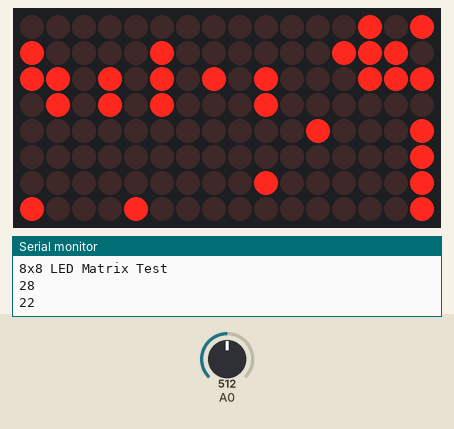
This sketch was run on a simulated Arduino Uno, built with avr-gcc and run on an emulated ATmega328P. On the bench: 16×8 LED matrix, the last lines printed to the serial monitor. The inputs (shaded band) are chosen by the test bench; at power-on: A0 = 512. Random numbers use the default seed unless the sketch sets one.

Above: at 0.19 s.
At 1.9 s:
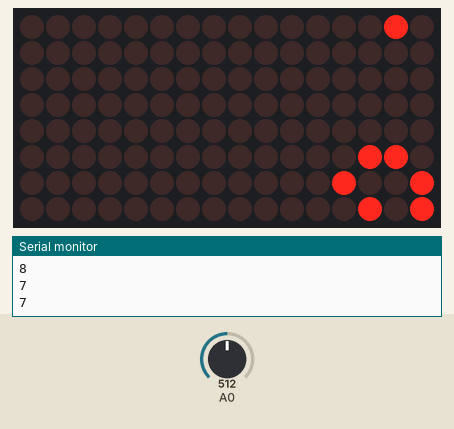
At 7.52 s:
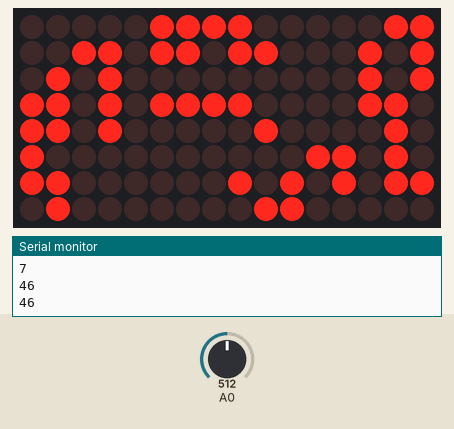
At 9.33 s:
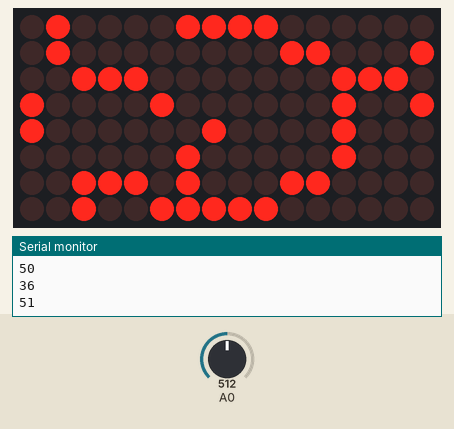
At 13.04 s:
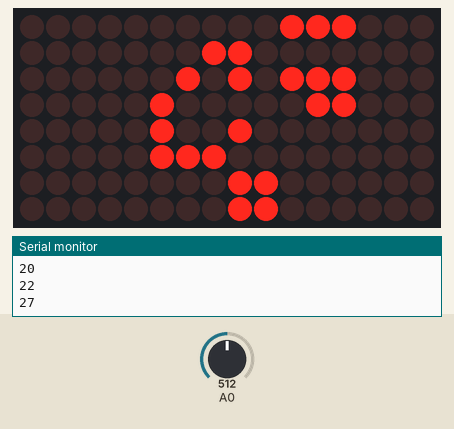
At 16.76 s:
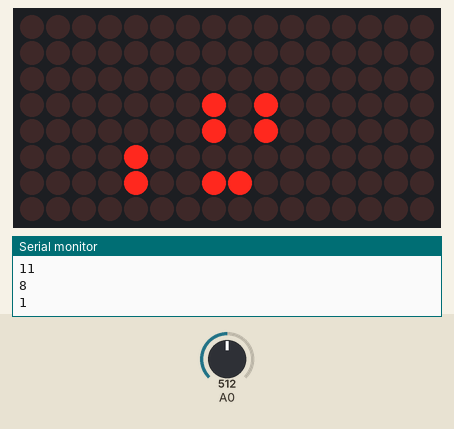

Measured:
- what the display in image 1 shows lasts 5.7 s, from 1.8 s to 7.5 s

The sketch:

gameOfLifeBasic.ino
```cpp
//written by henry lindbo 2017
/*Any live cell with fewer than two live neighbours dies
  Any live cell with two or three live neighbours lives on to the next generation.
  Any live cell with more than three live neighbours dies
  Any dead cell with exactly three live neighbours becomes a live cell
 */


#include <Wire.h>
#include <Adafruit_GFX.h>
#include "Adafruit_LEDBackpack.h"
#include <Time.h>

Adafruit_8x16matrix matrix = Adafruit_8x16matrix();//if using 8x16 matrix
//Adafruit_8x8matrix matrix = Adafruit_8x8matrix();//if using 8x8 matrix

const int rows = 16;// associated with i
const int cols = 8;// associated with j

int Old[rows][cols]/*=
{ {0,0,0,0,0,0,0,0},
  {0,0,0,0,1,0,0,0},
  {0,0,0,0,0,1,0,0},
  {0,0,0,1,1,1,0,0},
  {0,0,0,0,0,0,0,0},
  {0,0,0,0,0,0,0,0},
  {0,0,0,0,0,0,0,0},
  {0,0,0,0,0,0,0,0} }*/;
int New[rows][cols];

unsigned long times = 0;//times reset


void setup() {//sets stuff up
  Serial.begin(9600);
  Serial.println("8x8 LED Matrix Test");

  matrix.begin(0x70);  // pass in the address
  matrix.setBrightness(0);
  matrix.setRotation(1);
  reset();
}

void loop() {//loops

  matrix.clear();
  draw();
  matrix.writeDisplay();
  nextState();
  int i,j;
  for(i=0;i<rows;i++){
    for(j=0;j<cols;j++){
      Old[i][j]=New[i][j];//copy new into old
    }
  }
  if (chkResetNeeded()){
    reset();
  }
  delay(100);
}

int chkResetNeeded(){//checks if any cell is too old or if all cells are dead
  int numDead=0;
  int oldest=0;
  int i,j;
  for(i=0;i<rows;i++){
    for(j=0;j<cols;j++){
      if(New[i][j]>oldest)
        oldest = New[i][j];
      if(New[i][j]==0)
        numDead++;
    }
  }
  Serial.println((rows*cols)-numDead);
  if((oldest>50)){
    return 1;
  }else if(numDead>=(rows*cols)){
    matrix.clear();
    matrix.writeDisplay();
    delay(1000);//display the blank board for a little bit
  }else{
    return 0;
  }
}

void reset(){//resets board to new psuedo random state
  randomSeed(analogRead(0)+times);//analog read of pin 0 is somewhat random, times increments
  times+=10;
  int i,j;
  for(i=0;i<rows;i++){
    for(j=0;j<cols;j++){
      Old[i][j]=random()%2;
    }
  }
}

void draw(){//draws all the new cells to the board
  int i,j;
  for(i=0;i<rows;i++){
    for(j=0;j<cols;j++){
      if(New[i][j]>=1)
        matrix.drawPixel(i,j,LED_ON);
      else
        matrix.drawPixel(i,j,LED_OFF);
    }
  }
}

void nextState(){//calculates the next state
  int i,j;
  for(i=0;i<rows;i++){
    for(j=0;j<cols;j++){
      int neighbors = countNeighbors(i,j);
      switch(neighbors){
        case 0: if(Old[i][j]>=1)
                  New[i][j]=0;
                else if(Old[i][j]==0)
                  New[i][j]=0;
                break;
        case 1: if(Old[i][j]>=1)
                  New[i][j]=0;
                else if(Old[i][j]==0)
                  New[i][j]=0;
                break;
        case 2: if(Old[i][j]>=1)
                  New[i][j]++;
                else if(Old[i][j]==0)
                  New[i][j]=0;
                break;
        case 3: if(Old[i][j]>=1)
                  New[i][j]++;
                else if(Old[i][j]==0)
                  New[i][j]++;
                break;
        case 4: if(Old[i][j]>=1)
                  New[i][j]=0;
                else if(Old[i][j]==0)
                  New[i][j]=0;
                break;
        default: New[i][j]=0;
                 break;
      }
    }
  }
}

int rmod(int x){//returns to mod of a number, useful to implement overlap
  return (x+rows)%rows;
}

int cmod(int x){//returns to mod of a number, useful to implement overlap
  return (x+cols)%cols;
}

int countNeighbors(int i,int j){//counts the number of neighbors for a given cell
  int neighbors=0;
  if(Old[rmod(i+1)][cmod(j)]>=1)
    neighbors++;
  if(Old[rmod(i-1)][cmod(j)]>=1)
    neighbors++;
  if(Old[rmod(i)][cmod(j+1)]>=1)
    neighbors++;
  if(Old[rmod(i)][cmod(j-1)]>=1)
    neighbors++;
  if(Old[rmod(i+1)][cmod(j+1)]>=1)
    neighbors++;
  if(Old[rmod(i-1)][cmod(j-1)]>=1)
    neighbors++;
  if(Old[rmod(i-1)][cmod(j+1)]>=1)
    neighbors++;
  if(Old[rmod(i+1)][cmod(j-1)]>=1)
    neighbors++;
  return neighbors;
}
```
